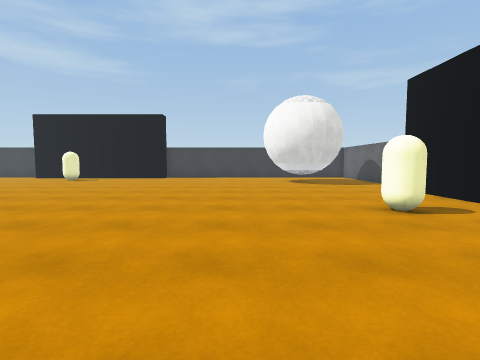
view 1 (above)

23 first-person views from a walk through a scene from a Unity 3-D project. The camera is 1.3 m above the floor, tilts 4° down and sees 85° across. The floor is counted in squares, 1 m on a side. Each view is taken from the middle of a square. On the plan, view 1 faces up. The plan holds only what a view shows up to about 13 squares ahead; the rest is blank. The place goes on beyond the plan. The player character is not drawn. Surface patterns are stand-ins for the level's own textures.

view 2
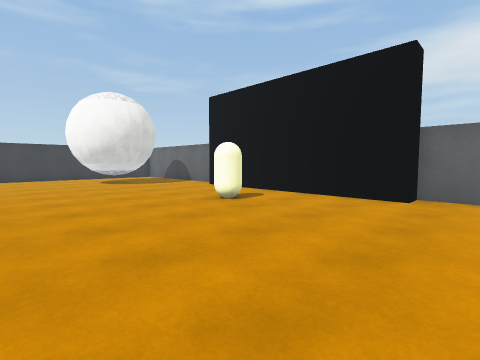

view 3
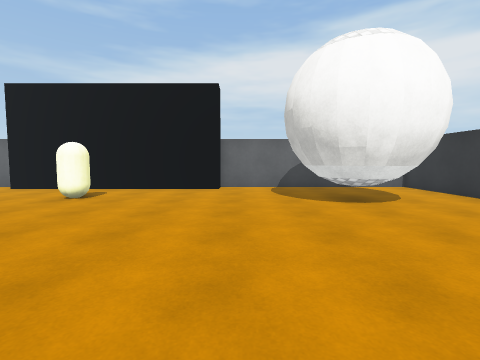

view 4
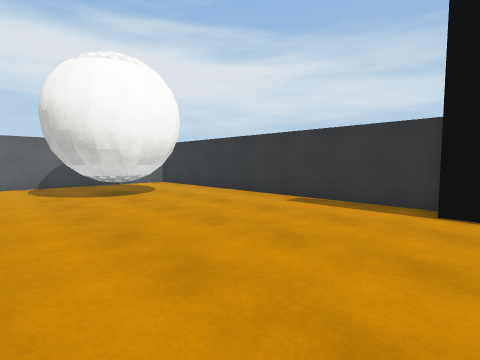

view 5
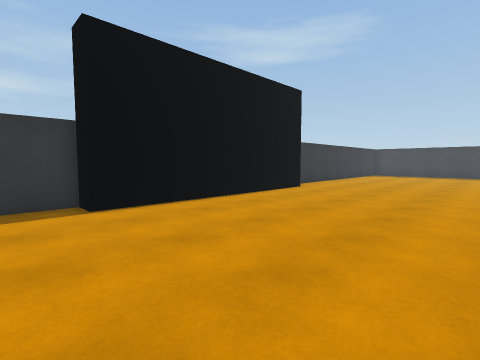

view 6
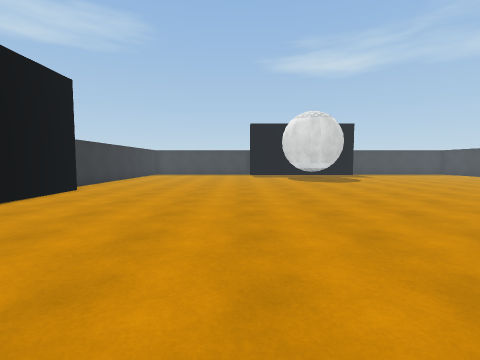

view 7
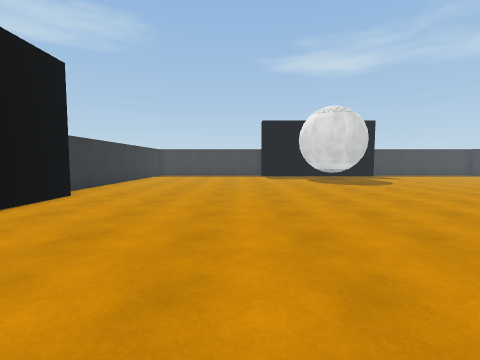

view 8
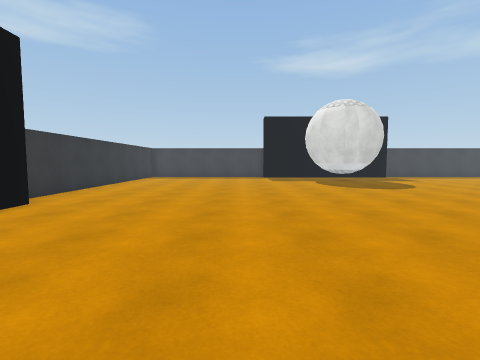

view 9
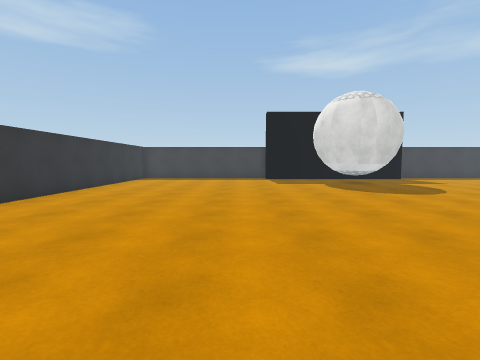

view 10
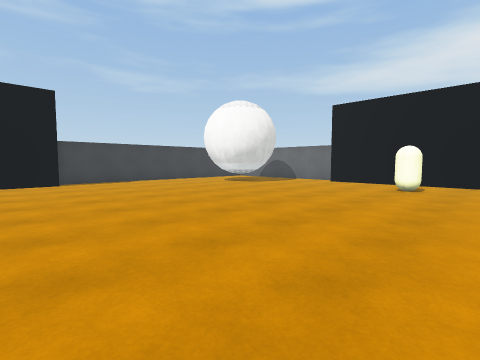

view 11
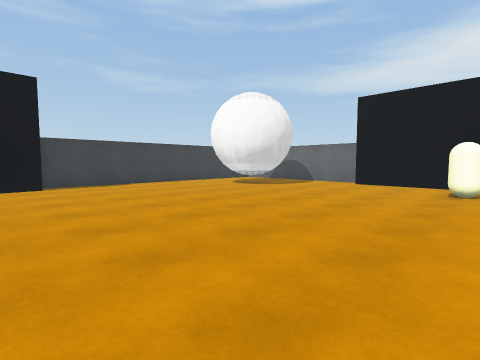

view 12
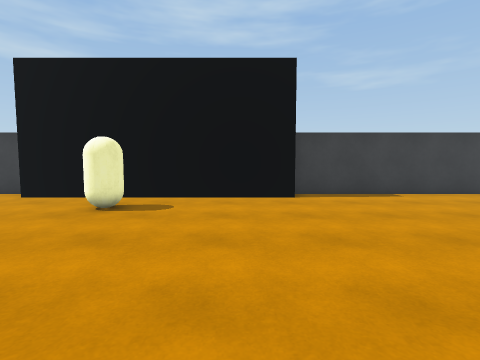

view 13
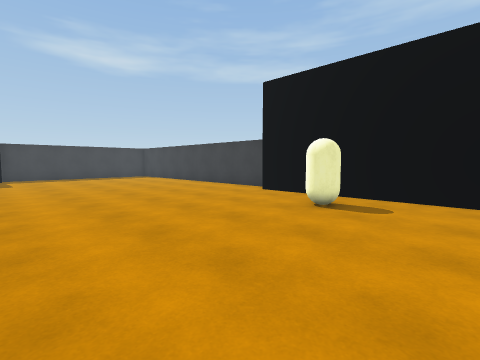

view 14
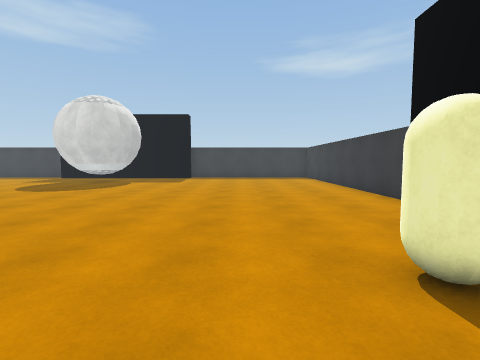

view 15
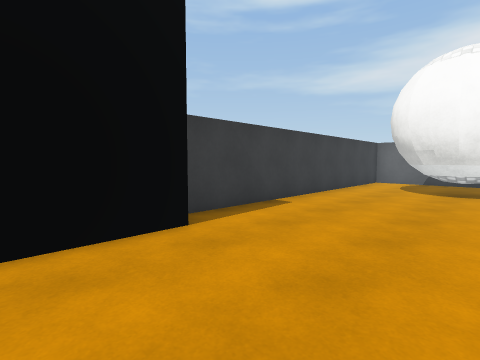

view 16
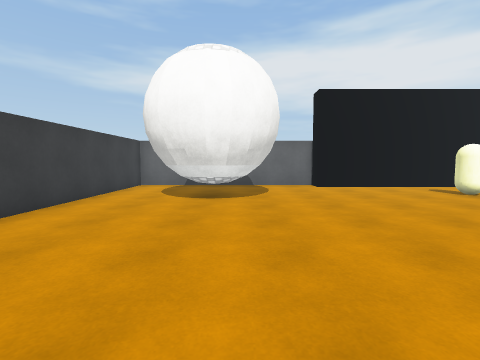

view 17
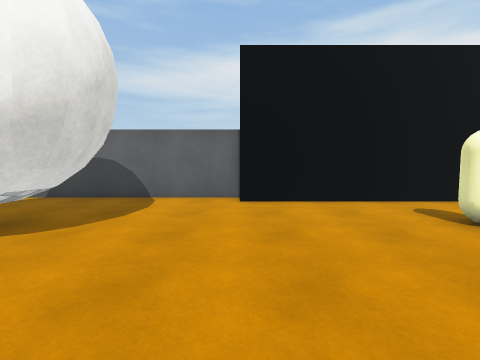

view 18
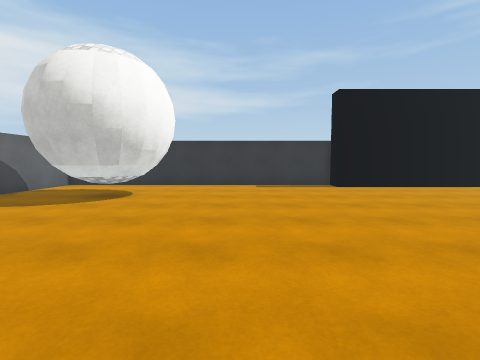

view 19
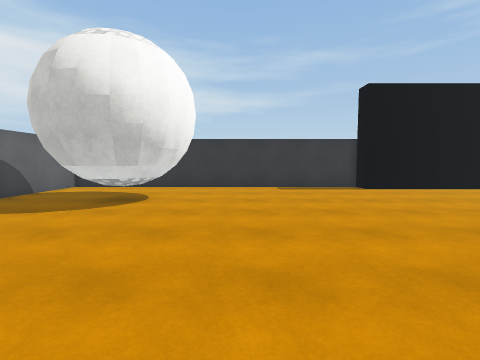

view 20
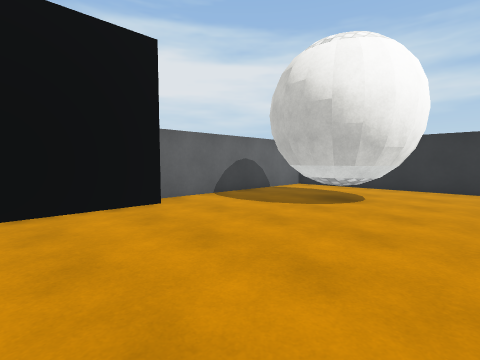

view 21
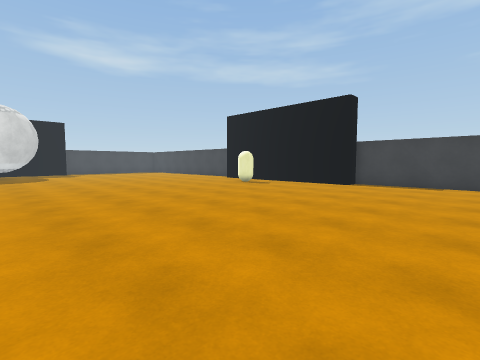

view 22
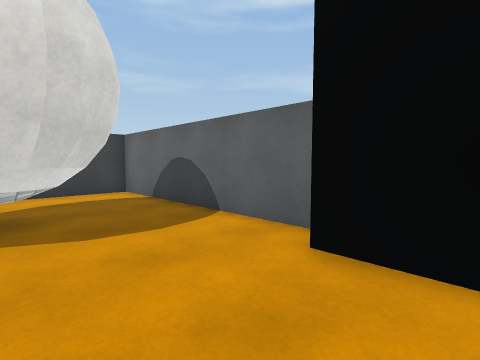

view 23
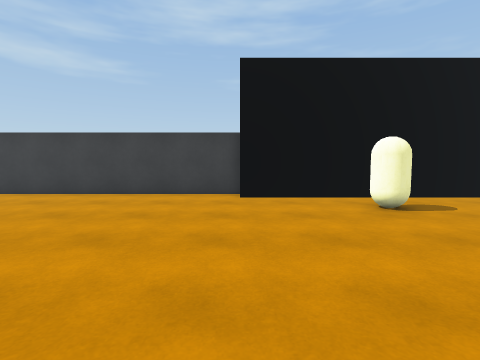

### Floor plan
Points are (right, up) in squares from view 1. A wall is a line through its corners. A room is listed if a view was taken in it or the views show most of it. See-through windows are left out.
Room 1 (views 1, 2, 3, 4, 5, 6, 7, 8, 9, 10, 11, 12, 13, 14, 15, 16, 17, 18, 19, 20, 21, 22, 23)
walls: (-5.9, 20.5) (-16, 20.5); (2.5, -1.8) (2.7, -1.6); (2.1, 16.3) (2, 17.1) (2.1, 17.6) (2.4, 18.2) (2.9, 18.7); (3.4, 15) (2.7, 15.4) (2.2, 15.9) (1.9, 16.4); (2.3, 16.4) (2.2, 16.9) (2.3, 17.6) (2.5, 18); (3.4, -1.1) (4, -1.1); (3.9, -1) (4.6, -1.1); (4, 15) (3.6, 15.1) (3, 15.4) (2.4, 16.1) (2.1, 16.5); (4, -1.2) (4.6, -1.3) (5.1, -1.6); (2.2, -3.6) (2.1, -2.8) (2.1, -2.5) (2.6, -1.7) (3.5, -1.2); (4.5, -1) (5.2, -1.4); (2.5, 18.1) (2.9, 18.5); (2.5, -4.2) (2.1, -3.6); (5.1, -1.4) (5.6, -1.9); (5.2, -1.3) (5.7, -1.8); (-16, -6.5) (-6, -6.5) (-6, -7.5) (8, -7.5); (2.8, 18.5) (3.5, 18.9); (2.9, -4.5) (2.5, -4.1); (2.8, -4.7) (2.3, -4.2) (2, -3.6) (1.9, -3.1) (2, -2.5) (2.4, -1.7) (2.8, -1.3) (3.4, -1) (4.1, -0.9); (-16, 21.5) (-23.5, 21.5); (5.8, 16.4) (5.5, 15.9) (5.1, 15.5) (4.6, 15.2) (4, 15.1); (6, 16.4) (5.7, 15.8) (5.2, 15.3) (4.7, 15) (3.9, 14.9) (3.2, 15); (8.5, 12) (8.5, 21.5) (-5.9, 21.5); (-23, -7.5) (-17.1, -7.5); (8.5, -7) (8.5, 2) (7.5, 2) (7.5, 12)
objects: other object (-12, 18) to (-11, 19); other object (4, 7) to (5, 7)

Where each view was taken, in squares from view 1:
view 1: 0 up, 0 right, facing up
view 2: 0 up, 2 left, facing up-right
view 3: 1 up, 5 left, facing right
view 4: 1 up, 7 left, facing down-right
view 5: 1 up, 4 left, facing down-left
view 6: 1 up, 4 left, facing left
view 7: 0 up, 6 left, facing left
view 8: 0 up, 8 left, facing left
view 9: 0 up, 10 left, facing left
view 10: 4 up, 9 left, facing up-right
view 11: 6 up, 8 left, facing up-right
view 12: 11 up, 8 left, facing up
view 13: 11 up, 8 left, facing up-left
view 14: 16 up, 9 left, facing left
view 15: 16 up, 9 left, facing up-right
view 16: 16 up, 6 left, facing right
view 17: 12 up, 1 left, facing right
view 18: 7 up, 1 left, facing down
view 19: 6 up, 0 right, facing down
view 20: 6 up, 0 right, facing down-right
view 21: 6 up, 0 right, facing up-left
view 22: 10 up, 4 right, facing up-right
view 23: 11 up, 16 left, facing up
